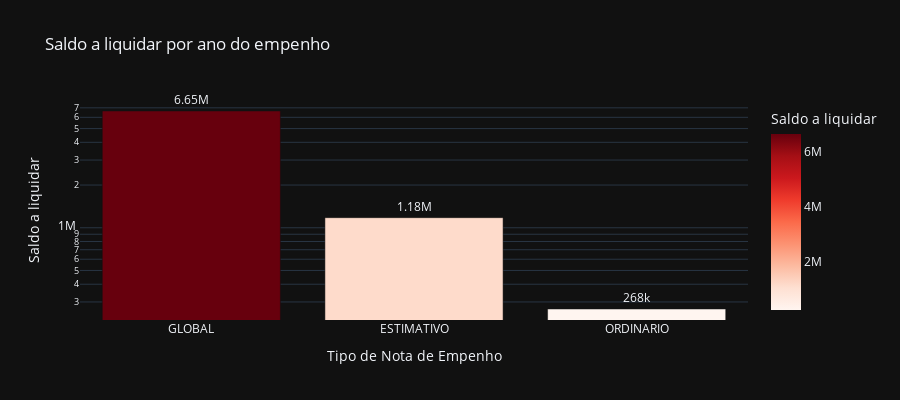

Notebook code cell kept with this figure:
### Code cell
# Saldo a liquidar por tipo de NE
cols = ['TIPO_NE', 'A_LIQUIDAR']

df_aux = df.loc[:, cols].groupby('TIPO_NE').sum().sort_values(by= 'A_LIQUIDAR', ascending=False).reset_index()
df_aux = df_aux[df_aux['A_LIQUIDAR'] > 0]
fig = px.bar(df_aux, 
             x='TIPO_NE', 
             y='A_LIQUIDAR',
             title='Saldo a liquidar por ano do empenho',
             labels={'TIPO_NE':'Tipo de Nota de Empenho', 'A_LIQUIDAR':'Saldo a liquidar'},
             text_auto='.3s',
             height=400,
             log_y=True,
             color='A_LIQUIDAR',
             color_continuous_scale = 'reds',
             template='plotly_dark')
fig.update_traces(textposition = 'outside', cliponaxis = False, hovertemplate=None)
fig.update_layout(hovermode="x unified")

fig.show()

### Figure 1 — Plotly figure (JSON) as saved in the notebook; plotly's stock layout.template omitted (floating-point values rounded to 4 significant figures)
{"data": [{"alignmentgroup": "True", "cliponaxis": false, "legendgroup": "", "marker": {"color": [6649000.0, 1178000.0, 267600.0], "coloraxis": "coloraxis", "pattern": {"shape": ""}}, "name": "", "offsetgroup": "", "orientation": "v", "showlegend": false, "textposition": "outside", "texttemplate": "%{y:.3s}", "type": "bar", "x": ["GLOBAL", "ESTIMATIVO", "ORDINARIO"], "xaxis": "x", "y": [6649000.0, 1178000.0, 267600.0], "yaxis": "y"}], "layout": {"barmode": "relative", "coloraxis": {"colorbar": {"title": {"text": "Saldo a liquidar"}}, "colorscale": [[0, "rgb(255,245,240)"], [0.125, "rgb(254,224,210)"], [0.25, "rgb(252,187,161)"], [0.375, "rgb(252,146,114)"], [0.5, "rgb(251,106,74)"], [0.625, "rgb(239,59,44)"], [0.75, "rgb(203,24,29)"], [0.875, "rgb(165,15,21)"], [1, "rgb(103,0,13)"]]}, "height": 400, "hovermode": "x unified", "legend": {"tracegroupgap": 0}, "title": {"text": "Saldo a liquidar por ano do empenho"}, "xaxis": {"anchor": "y", "domain": [0, 1], "title": {"text": "Tipo de Nota de Empenho"}}, "yaxis": {"anchor": "x", "domain": [0, 1], "title": {"text": "Saldo a liquidar"}, "type": "log"}}}
